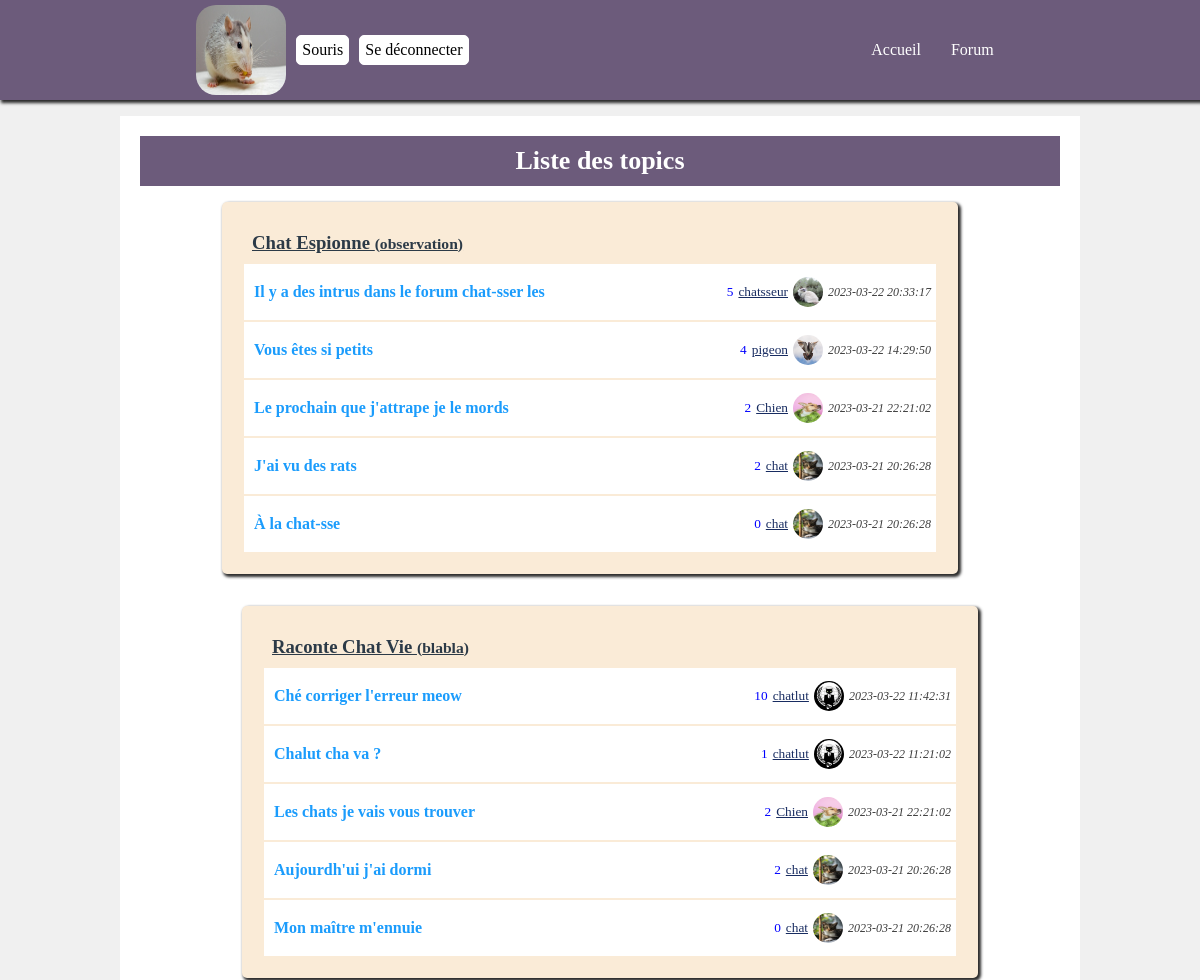
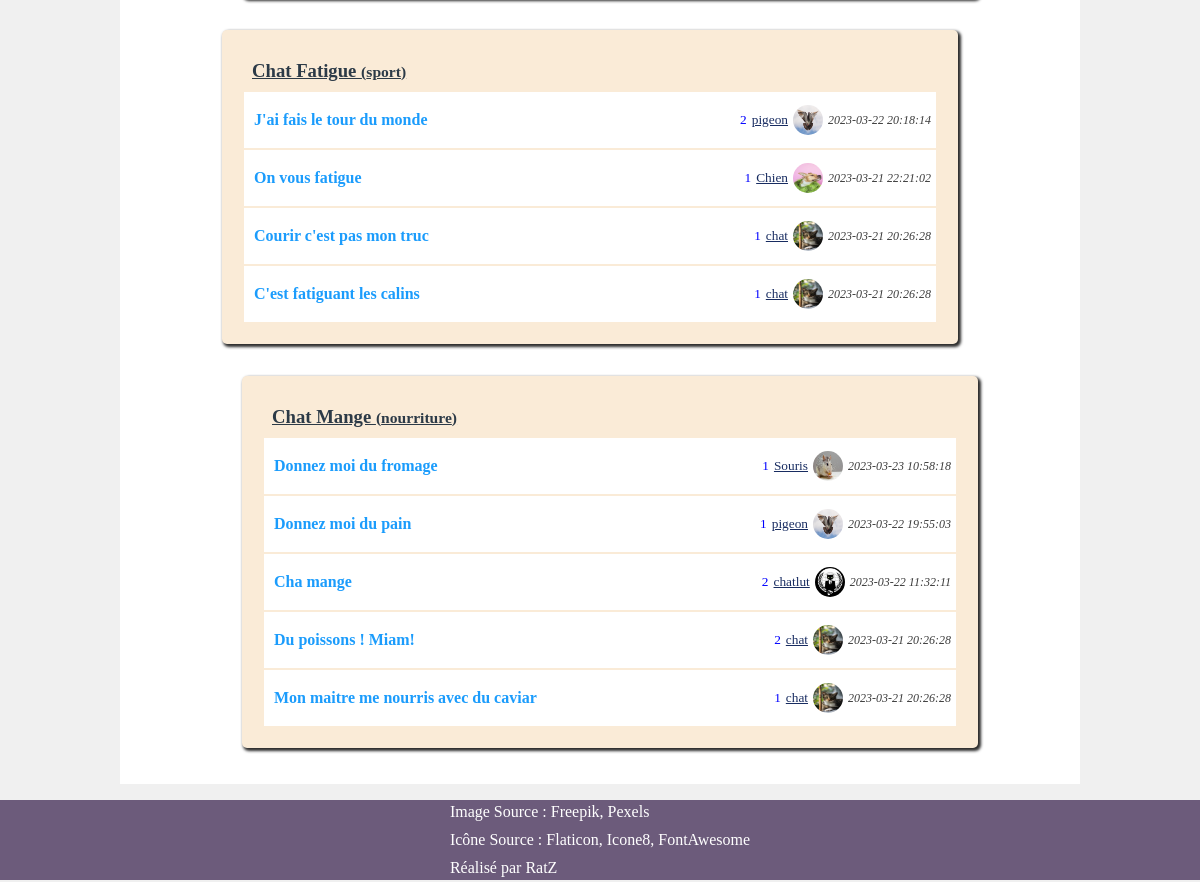
The page /?action=forum (signed in) on the database its author committed (2 pictures, top to bottom).
### tables this page shows
CREATE TABLE `topics` (
  `id_t` int NOT NULL AUTO_INCREMENT,
  `category` varchar(45) NOT NULL,
  `alias` varchar(45) NOT NULL,
  PRIMARY KEY (`id_t`)
);

CREATE TABLE `messages` (
  `id_m` int NOT NULL AUTO_INCREMENT,
  `id_users` int NOT NULL,
  `id_topics` int NOT NULL,
  `title` varchar(255) NOT NULL,
  `date` datetime DEFAULT CURRENT_TIMESTAMP,
  PRIMARY KEY (`id_m`),
  KEY `id_topics` (`id_topics`),
  KEY `id_users_m_idx` (`id_users`),
  CONSTRAINT `id_topics` FOREIGN KEY (`id_topics`) REFERENCES `topics` (`id_t`) ON DELETE RESTRICT ON UPDATE RESTRICT,
  CONSTRAINT `id_users_m` FOREIGN KEY (`id_users`) REFERENCES `users` (`id_u`)
);

CREATE TABLE `users` (
  `id_u` int NOT NULL AUTO_INCREMENT,
  `pseudo` varchar(55) NOT NULL,
  `email` varchar(55) NOT NULL,
  `password` varchar(255) NOT NULL,
  `avatar` varchar(255) DEFAULT 'default.png',
  PRIMARY KEY (`id_u`)
);

### src/controllers/topic.controllers.php (called while the page is built, shortened)
<?php
function getViewForum()
{
  $discussion = new Discussion();
  $topic = new Topic();
  $message = new Message();
  require_once('./src/views/forum/topic/topic.view.php');
  require_once('./src/views/templates/main.template.php');
}

### src/models/class/database.class.php (called while the page is built, shortened)
<?php
class Database
{
  private $host = '127.0.0.1';
  private $port = '3306';
  private $database = 'forum_ecf';
  public function __construct() {
    $this->pdo = new PDO(
      'mysql:host=' . $this->host . ';port=' . $this->port . ';dbname=' . $this->database,
      $this->nameDB = getenv('DB_NAME'),
      $this->password = getenv('DB_PWD'),
      [
        PDO::ATTR_ERRMODE => PDO::ERRMODE_EXCEPTION,
        PDO::ATTR_DEFAULT_FETCH_MODE => PDO::FETCH_ASSOC,
        PDO::MYSQL_ATTR_INIT_COMMAND => 'SET NAMES utf8;'
      ]
    );
  }
}

### src/models/class/topic.class.php (called while the page is built, shortened)
<?php
require_once __DIR__ . './database.class.php';
class Topic extends Database
{
  function getTopicCategory(): array | bool {
    $getCagetory = $this->pdo->prepare("SELECT * FROM topics");
    $getCagetory->execute();
    return $getAllCategory = $getCagetory->fetchAll();
  }
}

### src/models/class/message.class.php (called while the page is built, shortened)
<?php
require_once __DIR__ . './database.class.php';
class Message extends Database
{
  function getMessagesSubject(): array | bool {
    $getSubjects = $this->pdo->prepare('SELECT messages.* , users.id_u , users.pseudo, users.avatar FROM messages INNER JOIN users WHERE messages.id_users = users.id_u ORDER BY date DESC');
    $getSubjects->execute();
    return $getAllSubjetcs = $getSubjects->fetchAll();
  }
}

### src/models/class/discussion.class.php (called while the page is built, shortened)
<?php
require_once __DIR__ . './database.class.php';
class Discussion extends Database
{
  function getCountDiscussions(int $idMsg): string {
    $getCountDiscussions = $this->pdo->prepare("SELECT COUNT(*) FROM discussion WHERE id_messages = :idMsg");
    $getCountDiscussions->bindParam('idMsg', $idMsg);
    $getCountDiscussions->execute();
    return $totalDiscussions = $getCountDiscussions->fetchColumn();
  }
}

### src/views/forum/topic/topic.view.php (the view, shortened to what this page needs)
<link rel="stylesheet" href="./assets/css/topic.style.css" type="text/css">
<main>
  <article id="main-box">
    <h2>Liste des topics</h2>
    <?php foreach ($topic->getTopicCategory() as $categories) : ?>
      <section id="box-content">
        <h3><?= $categories['category']; ?> <small>(<?= $categories['alias']; ?>)</small></h3>
        <?php foreach ($message->getMessagesSubject() as $subjects) : ?>
          <?php if ($categories['id_t'] == $subjects['id_topics']) : ?>
            <section id="box-topic">
              <div class="box-subject">
                <a href="./?action=message&id=<?= $subjects['id_m']; ?>"><?= $subjects['title']; ?></a>
              </div>
              <div class="d-flex m-5 p-0 items-center">
                <small class="count"><?= $discussion->getCountDiscussions($subjects['id_m']); ?></small>
                <small class="user"><?= $subjects['pseudo']; ?></small>
                <img class="imgUser" src="./assets/images/uploads/<?= $subjects['avatar'] ?? 'default.png'; ?>"></img>
                <small class="date"><?= $subjects['date']; ?></small>
              </div>
            </section>
          <?php endif; ?>
        <?php endforeach; ?>
      </section>
    <?php endforeach; ?>
  </article>
</main>
<?php
$content = ob_get_clean();

### index.php (shortened to what this page needs)
<?php
try {
  if (!empty($_GET) && isset($_GET)) {
    if ($_GET['action'] === 'register') {
      require_once('./src/controllers/register.controllers.php');
      getViewRegister();
    } else if ($_GET['action'] === 'login') {
      require_once('./src/controllers/login.controllers.php');
      getViewLogin();
    } else if ($_GET['action'] === 'profil') {
      require_once('./src/controllers/profil.controllers.php');
      getViewProfil();
    } else if ($_GET['action'] === 'disconnect') {
      getViewDisconnect();
    } else if ($_GET['action'] === 'forum') {
      require_once('./src/controllers/topic.controllers.php');
      getViewForum();
    } else if ($_GET['action'] === 'message') {
      require_once('./src/controllers/message.controllers.php');
      getViewMessage();
    } else if ($_GET['action'] === 'comment') {
      require_once('./src/controllers/comment.controllers.php');
      getViewComment();
    } else {
      getViewError();
    }
  } else {
    getViewHomePage();
  }
} catch (Exception $e) {
  getViewError();
}

### src/views/includes/head.php (shortened to what this page needs)
<html lang="fr">
<head>
  <link rel="stylesheet" href="https://cdnjs.cloudflare.com/ajax/libs/font-awesome/6.3.0/css/all.min.css">
  <link rel="stylesheet" href="./assets/css/style.css">
</head>

### src/views/templates/main.template.php (shortened to what this page needs)
<?php
require_once __DIR__ . './../includes/head.php';
?>
<link rel="stylesheet" href="./assets/css/style.css">
<body>
  <?php require_once __DIR__ . './../includes/header.php'; ?>
  <?= $content ?? ''; ?>
</body>
<?php
require_once __DIR__ . './../includes/footer.php';

### src/views/includes/header.php (shortened to what this page needs)
<header>
  <nav>
    <?php if (!empty($_SESSION['pseudo']) && isset($_SESSION['pseudo'])) : ?>
      <div id="box-profil">
        <img src="./assets/images/uploads/<?= $_SESSION['avatar'] ?? 'default.png'; ?>" alt="Logo Profil">
        <a href="./?action=profil"><?= $_SESSION['pseudo'] ?? ''; ?></a>
        <a href="./?action=disconnect">Se déconnecter</a>
      </div>
    <?php endif; ?>
    <ul>
      <li><a href="./">Accueil</a></li>
      <li><a href="./?action=forum">Forum</a></li>
    </ul>
  </nav>
</header>

### src/views/includes/footer.php
<footer class="d-flex flex-column items-center j-content-center">
  <div class="d-flex flex-column">
    <p class="m-5 white">Image Source : Freepik, Pexels</p>
    <p class="m-5 white">Icône Source : Flaticon, Icone8, FontAwesome</p>
    <p class="m-5 white">Réalisé par RatZ</p>
  </div>
</footer>

### assets/css/style.css (style rules this page uses)
:root { --border: 1px solid #2b2b2b; --box-shadow: 2px 2px 3px 1px #2b2b2b; }
* { margin: 0; padding: 0; box-sizing: border-box; }
body { background-color: #f0f0f0; cursor: url('./../images/import/cat-paws.png'), auto; }
nav { display: flex; justify-content: space-around; align-items: center; background-color: #6c5b7b; box-shadow: var(--box-shadow); min-height: 10vh; background-size: 100px; background-repeat: no-repeat; animation: cat-animation 20s infinite; }
#box-profil { display: flex; align-items: center; }
#box-profil a { text-decoration: none; color: #355c7d; border: var(--border); background-color: white; border-radius: 5px; padding: 5px; margin: 5px; color: black; border-color: white; }
nav ul { display: flex; list-style: none; }
nav ul li a { text-decoration: none; margin: 10px; color: white; padding: 5px; }
nav img { width: 100px; height: 100px; border-radius: 25px; padding: 5px; }
footer { background-color: #6c5b7b; height: 10vh; }
.d-flex { display: flex; }
.flex-column { flex-direction: column; }
.j-content-center { justify-content: center; }
.items-center { align-items: center; }
.m-5 { margin: 5px; }
.p-0 { padding: 0px; }
.white { color: white; }

### assets/css/topic.style.css (style rules this page uses)
#main-box { display: flex; flex-direction: column; background-color: white; margin: 1rem auto; padding: 20px; width: 80%; }
h2 { background-color: #6c5b7b; width: 100%; font-size: 26px; text-align: center; color: white; padding: 10px; }
#box-content { background-color: antiquewhite; width: 80%; margin: 1rem auto; padding: 20px; border-radius: 5px; box-shadow: 2px 2px 3px 1px #2b2b2b; }
#box-content:nth-child(odd) { transform: translateX(10px); }
#box-content:nth-child(even) { transform: translateX(-10px); }
h3 { text-decoration: underline; margin: 10px; color: #2C3A47; }
#box-topic { display: flex; justify-content: space-between; margin: 2px; background-color: white; min-height: 7vh; align-items: center; }
.box-subject { display: flex; flex-basis: 1 1 auto; padding: 10px; }
.box-subject a { text-decoration: none; color: #1B9CFC; font-weight: 700; }
.user { color: #182C61; margin-right: 5px; font-weight: 500; text-decoration: underline; }
.date { font-style: italic; color: #3b3b3b; font-size: 12px; }
.imgUser { width: 30px; height: 30px; border-radius: 50%; margin-right: 5px; }
.count { color: blue; margin-right: 5px; }

### rows shown on the page
topics: category "Chat Espionne", alias "observation"
messages: title "Il y a des intrus dans le forum chat-sser les", CountDiscussions "5", id_users.pseudo "chatsseur", id_users.avatar (picture), date "2023-03-22 20:33:17"
messages: title "Vous êtes si petits", CountDiscussions "4", id_users.pseudo "pigeon", id_users.avatar (picture), date "2023-03-22 14:29:50"
messages: title "Le prochain que j'attrape je le mords", CountDiscussions "2", id_users.pseudo "Chien", id_users.avatar (picture), date "2023-03-21 22:21:02"
messages: title "J'ai vu des rats", CountDiscussions "2", id_users.pseudo "chat", id_users.avatar (picture), date "2023-03-21 20:26:28"
messages: title "À la chat-sse", CountDiscussions "0", id_users.pseudo "chat", id_users.avatar (picture), date "2023-03-21 20:26:28"
topics: category "Raconte Chat Vie", alias "blabla"
messages: title "Ché corriger l'erreur meow", CountDiscussions "10", id_users.pseudo "chatlut", id_users.avatar (picture), date "2023-03-22 11:42:31"
messages: title "Chalut cha va ?", CountDiscussions "1", id_users.pseudo "chatlut", id_users.avatar (picture), date "2023-03-22 11:21:02"
messages: title "Les chats je vais vous trouver", CountDiscussions "2", id_users.pseudo "Chien", id_users.avatar (picture), date "2023-03-21 22:21:02"
messages: title "Aujourdh'ui j'ai dormi", CountDiscussions "2", id_users.pseudo "chat", id_users.avatar (picture), date "2023-03-21 20:26:28"
messages: title "Mon maître m'ennuie", CountDiscussions "0", id_users.pseudo "chat", id_users.avatar (picture), date "2023-03-21 20:26:28"
topics: category "Chat Fatigue", alias "sport"
messages: title "J'ai fais le tour du monde", CountDiscussions "2", id_users.pseudo "pigeon", id_users.avatar (picture), date "2023-03-22 20:18:14"
messages: title "On vous fatigue", CountDiscussions "1", id_users.pseudo "Chien", id_users.avatar (picture), date "2023-03-21 22:21:02"
messages: title "Courir c'est pas mon truc", CountDiscussions "1", id_users.pseudo "chat", id_users.avatar (picture), date "2023-03-21 20:26:28"
messages: title "C'est fatiguant les calins", CountDiscussions "1", id_users.pseudo "chat", id_users.avatar (picture), date "2023-03-21 20:26:28"
topics: category "Chat Mange", alias "nourriture"
messages: title "Donnez moi du fromage", CountDiscussions "1", id_users.pseudo "Souris", id_users.avatar (picture), date "2023-03-23 10:58:18"
messages: title "Donnez moi du pain", CountDiscussions "1", id_users.pseudo "pigeon", id_users.avatar (picture), date "2023-03-22 19:55:03"
messages: title "Cha mange", CountDiscussions "2", id_users.pseudo "chatlut", id_users.avatar (picture), date "2023-03-22 11:32:11"
messages: title "Du poissons ! Miam!", CountDiscussions "2", id_users.pseudo "chat", id_users.avatar (picture), date "2023-03-21 20:26:28"
messages: title "Mon maitre me nourris avec du caviar", CountDiscussions "1", id_users.pseudo "chat", id_users.avatar (picture), date "2023-03-21 20:26:28"

### other values the page prints
$_SESSION['pseudo'] "Souris"
